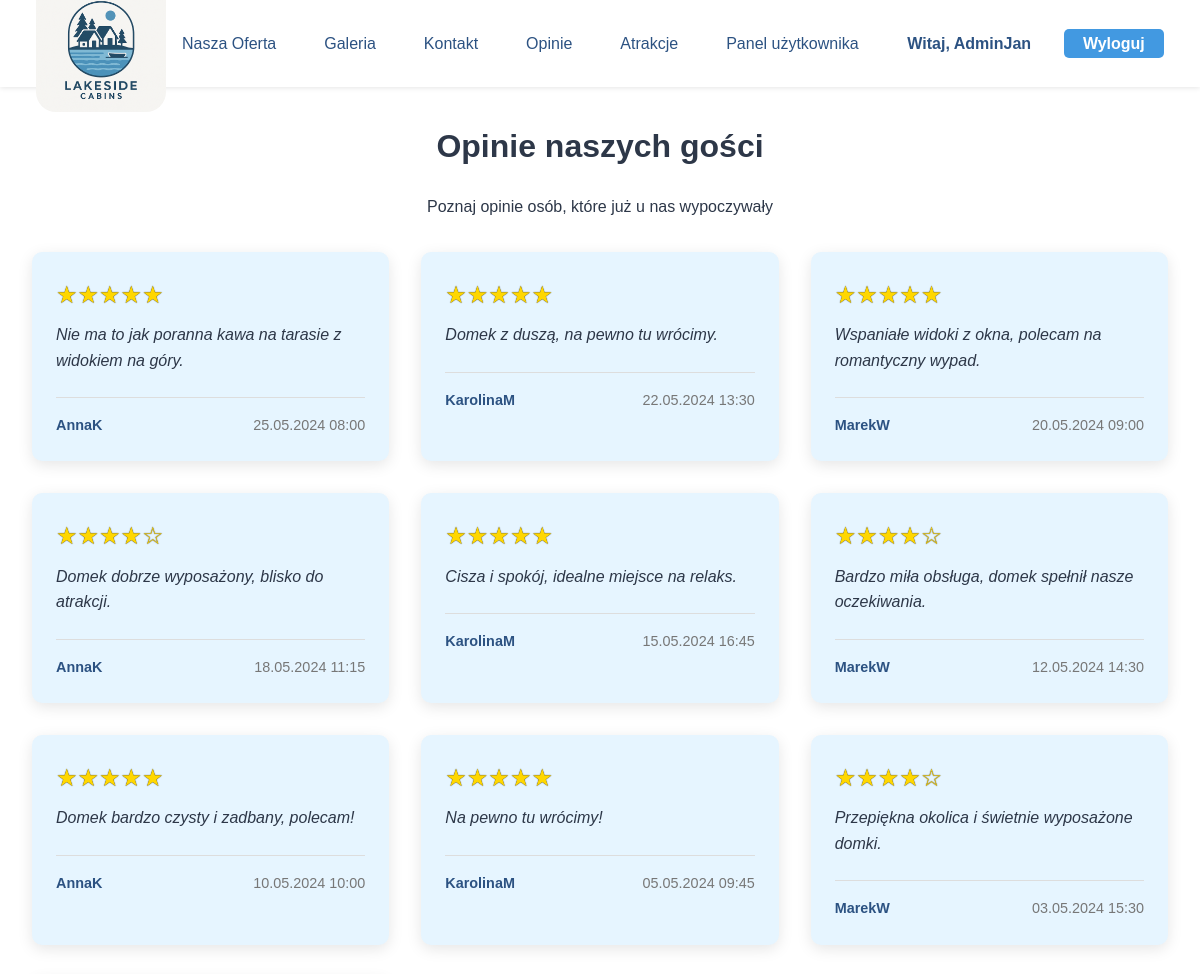
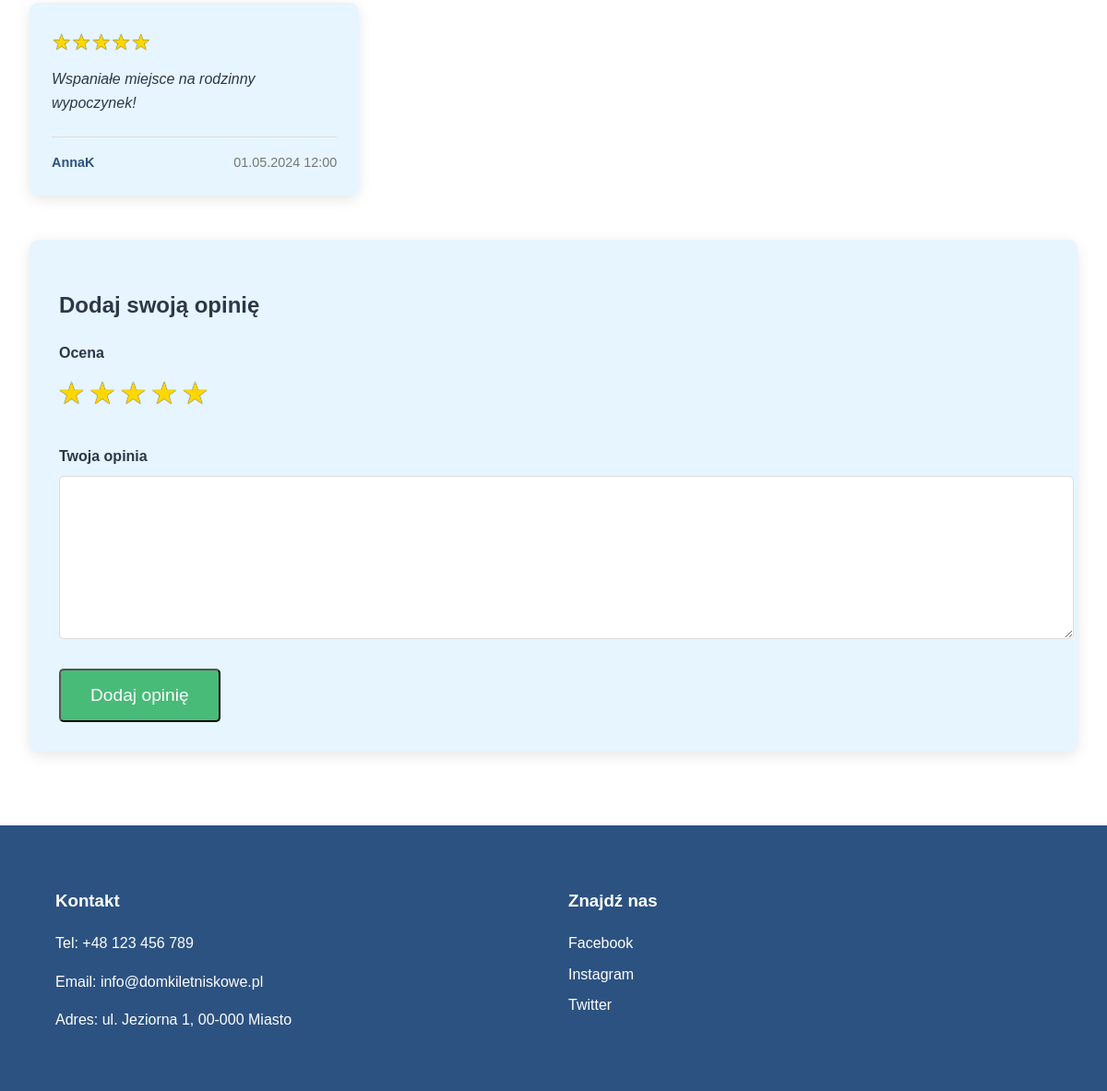
The page /opinie.php (signed in) on the database its author committed (2 pictures, top to bottom).
### tables this page shows
CREATE TABLE `opinions` (
  `id` int(11) NOT NULL,
  `user_id` int(11) NOT NULL,
  `content` text NOT NULL,
  `rating` int(11) DEFAULT NULL CHECK (`rating` between 1 and 5),
  `created_at` datetime NOT NULL DEFAULT current_timestamp()
);

CREATE TABLE `users` (
  `id` int(11) NOT NULL,
  `username` varchar(50) NOT NULL,
  `email` varchar(100) NOT NULL,
  `password` varchar(255) NOT NULL,
  `role` enum('admin','client') DEFAULT 'client'
);

### opinie.php (the view, shortened to what this page needs)
<?php
$host = 'localhost';
$user = 'root';
$pass = '';
$db   = 'domki_letniskowe';
$conn = mysqli_connect($host, $user, $pass, $db);
$opinie = [];
if ($conn) {
    $sql = "SELECT o.content, o.rating, u.username, u.email, o.id, o.created_at
            FROM opinions o
            JOIN users u ON o.user_id = u.id
            ORDER BY o.id DESC";
    $result = mysqli_query($conn, $sql);
    if ($result) {
        while ($row = mysqli_fetch_assoc($result)) {
            $opinie[] = $row;
        }
    }
}
?>
<!DOCTYPE html>
<html lang="pl">
<head>
    <link rel="stylesheet" href="css/style.css">
</head>
<body>
    <header>
        <a href="index.php"><img src="assets/logo.png" alt="Logo Domki Letniskowe" class="logo"></a>
        <nav>
            <ul>
                <li><a href="oferta.php">Nasza Oferta</a></li>
                <li><a href="galeria.php">Galeria</a></li>
                <li><a href="kontakt.php">Kontakt</a></li>
                <li><a href="opinie.php">Opinie</a></li>
                <li><a href="atrakcje.php">Atrakcje</a></li>
                <?php if(isset($_SESSION['user_id']) && isset($_SESSION['user_email'])): ?>
                <li><a href="admin.php">Panel użytkownika</a></li>
                <li class="login-btn" style="color:var(--primary-color); font-weight:bold; background:none;">
                    Witaj, <?= htmlspecialchars($_SESSION['user_name']) ?>
                </li>
                <li class="login-btn"><a href="logout.php">Wyloguj</a></li>
                <?php else: ?>
                <li class="login-btn"><a href="login.php">Login</a></li>
                <?php endif; ?>
            </ul>
        </nav>
    </header>
    <main style="padding-top: 100px;">
        <h1 style="text-align:center;">Opinie naszych gości</h1>
        <p style="text-align:center;">Poznaj opinie osób, które już u nas wypoczywały</p>
        <div class="opinie-grid">
            <?php foreach($opinie as $opinia): ?>
                <div class="opinia-karta">
                    <div class="gwiazdki">
                        <?php
                        $rating = (int)$opinia['rating'];
                        for ($i = 1; $i <= 5; $i++) {
                            echo $i <= $rating ? '★' : '☆';
                        }
                        ?>
                    </div>
                    <div class="opinia-tekst">
                        <?= htmlspecialchars($opinia['content']) ?>
                    </div>
                    <div class="opinia-meta">
                        <span class="opinia-autor"><?= htmlspecialchars($opinia['username']) ?></span>
                        <span class="opinia-data">
                            <?= date('d.m.Y H:i', strtotime($opinia['created_at'])) ?>
                        </span>
                    </div>
                </div>
            <?php endforeach; ?>
        </div>
        <?php if(isset($_SESSION['user_id'])): ?>
        <div class="dodaj-opinie">
            <h2>Dodaj swoją opinię</h2>
            <form action="dodaj_opinie.php" method="POST">
                <div class="form-group">
                    <label>Ocena</label>
                    <div class="star-rating">
                        <label for="star5">★</label>
                        <label for="star4">★</label>
                        <label for="star3">★</label>
                        <label for="star2">★</label>
                        <label for="star1">★</label>
                    </div>
                </div>
                <div class="form-group">
                    <label for="tresc">Twoja opinia</label>
                    <textarea id="tresc" name="tresc" required></textarea>
                </div>
                <button type="submit" class="btn-rezerwuj">Dodaj opinię</button>
            </form>
        </div>
        <?php else: ?>
        <div class="dodaj-opinie" style="text-align:center;">
            <p>Aby dodać opinię, <a href="login.php">zaloguj się</a>.</p>
        </div>
        <?php endif; ?>
    </main>
    <footer>
        <div class="footer-content">
            <div class="kontakt">
                <h3>Kontakt</h3>
                <p>Tel: +48 123 456 789</p>
                <p>Email: info@domkiletniskowe.pl</p>
                <p>Adres: ul. Jeziorna 1, 00-000 Miasto</p>
            </div>
            <div class="social-media">
                <h3>Znajdź nas</h3>
                <a href="#" class="social-link">Facebook</a>
                <a href="#" class="social-link">Instagram</a>
                <a href="#" class="social-link">Twitter</a>
            </div>
        </div>
    </footer>
</body>
</html>

### css/style.css (style rules this page uses)
:root { --primary-color: #2c5282; --secondary-color: #4299e1; --accent-color: #48bb78; --text-color: #2d3748; --light-bg: #e6f5ff; }
body { margin: 0; font-family: 'Arial', sans-serif; color: var(--text-color); line-height: 1.6; }
header { background: white; box-shadow: 0 1px 5px rgba(0,0,0,0.1); padding: 0.7rem 3%; position: fixed; width: 94%; top: 0; z-index: 1000; display: flex; align-items: center; justify-content: space-between; height: 65px; }
.logo { width: 130px; height: auto; }
nav { flex: 1; }
nav ul { display: flex; list-style: none; gap: 1rem; justify-content: flex-end; padding: 0; margin: 0; }
nav a { text-decoration: none; color: var(--primary-color); font-weight: 500; font-size: 1rem; padding: 0.4rem 1rem; border-radius: 3px; transition: all 0.3s ease; }
main { max-width: 1200px; margin: 0 auto; padding: 2rem; }
.btn-rezerwuj { display: inline-block; padding: 1rem 2rem; background: var(--accent-color); color: white; text-decoration: none; font-size: 1.2rem; border-radius: 5px; transition: all 0.3s ease; }
footer { background: var(--primary-color); color: white; padding: 3rem 5%; }
.footer-content { max-width: 1200px; margin: 0 auto; display: grid; grid-template-columns: repeat(auto-fit, minmax(250px, 1fr)); gap: 2rem; }
.social-link { display: block; color: white; text-decoration: none; margin: 0.5rem 0; transition: color 0.3s ease; }
.logo { padding-top: 15px; border-radius: 20px; }
.login-btn { margin-left: auto; }
.login-btn a { background: var(--secondary-color); color: #fff !important; font-weight: bold; border-radius: 5px; padding: 0.4rem 1.2rem; transition: background 0.3s; }

### opinie.php (style rules this page uses)
.opinie-grid { display: grid; grid-template-columns: repeat(auto-fill, minmax(300px, 1fr)); gap: 2rem; margin: 2rem 0; }
.opinia-karta { background: var(--light-bg); padding: 1.5rem; border-radius: 10px; box-shadow: 0 4px 15px rgba(0,0,0,0.1); }
.opinia-tekst { font-style: italic; margin-bottom: 1rem; line-height: 1.6; }
.opinia-meta { display: flex; justify-content: space-between; align-items: center; border-top: 1px solid #ddd; padding-top: 1rem; margin-top: 1.5rem; font-size: 0.9rem; }
.opinia-autor { font-weight: bold; color: var(--primary-color); }
.opinia-data { color: #777; }
.gwiazdki { color: gold; font-size: 1.5rem; margin-bottom: 0.5rem; text-shadow: 0px 0px 1px #000; }
.dodaj-opinie { background: var(--light-bg); padding: 2rem; border-radius: 10px; box-shadow: 0 4px 15px rgba(0,0,0,0.1); margin: 3rem 0; }
.form-group { margin-bottom: 1.5rem; }
.form-group label { display: block; margin-bottom: 0.5rem; font-weight: bold; }
.form-group input, .form-group textarea { width: 100%; padding: 0.8rem; border: 1px solid #ddd; border-radius: 5px; font-family: inherit; font-size: 1rem; }
.form-group textarea { min-height: 150px; resize: vertical; }
.star-rating { margin-bottom: 1rem; direction: rtl; text-align: left; }
.star-rating label { display: inline-block; cursor: pointer; font-size: 1.8rem; color: #ddd; transition: color 0.2s; margin-right: 0.2rem; text-shadow: 0px 0px 1px #000; }
.star-rating label:hover, .star-rating label:hover ~ label, .star-rating input:checked ~ label { color: gold; }

### rows shown on the page
opinions: content "Nie ma to jak poranna kawa na tarasie z widokiem na góry.", user.username "AnnaK", created_at "25.05.2024 08:00"
opinions: content "Domek z duszą, na pewno tu wrócimy.", user.username "KarolinaM", created_at "22.05.2024 13:30"
opinions: content "Wspaniałe widoki z okna, polecam na romantyczny wypad.", user.username "MarekW", created_at "20.05.2024 09:00"
opinions: rating 4 (drawn), content "Domek dobrze wyposażony, blisko do atrakcji.", user.username "AnnaK", created_at "18.05.2024 11:15"
opinions: content "Cisza i spokój, idealne miejsce na relaks.", user.username "KarolinaM", created_at "15.05.2024 16:45"
opinions: rating 4 (drawn), content "Bardzo miła obsługa, domek spełnił nasze oczekiwania.", user.username "MarekW", created_at "12.05.2024 14:30"
opinions: content "Domek bardzo czysty i zadbany, polecam!", user.username "AnnaK", created_at "10.05.2024 10:00"
opinions: content "Na pewno tu wrócimy!", user.username "KarolinaM", created_at "05.05.2024 09:45"
opinions: rating 4 (drawn), content "Przepiękna okolica i świetnie wyposażone domki.", user.username "MarekW", created_at "03.05.2024 15:30"
opinions: content "Wspaniałe miejsce na rodzinny wypoczynek!", user.username "AnnaK", created_at "01.05.2024 12:00"

### other values the page prints
$_SESSION['user_name'] "AdminJan"
